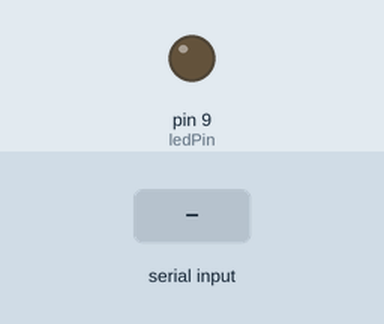
A sketch run on a simulated Arduino Uno, built with avr-gcc and run on an emulated ATmega328P. On the bench: output pins drawn as LEDs (lit = HIGH). Inputs (shaded band) come from the test bench.

Above: at 1.2 s.
1.3 s: "90,45\n" received over Serial
At 2.8 s:
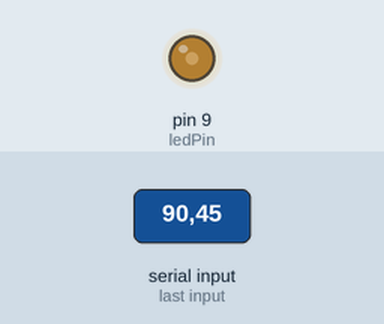
3.8 s: "30,150\n" received over Serial
At 6.0 s:
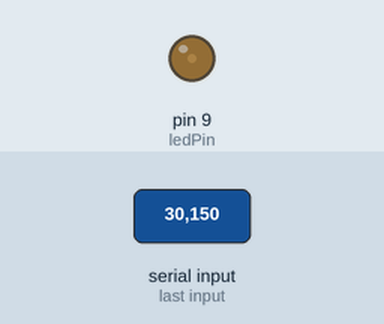
6.3 s: "200\n" received over Serial
At 7.8 s:
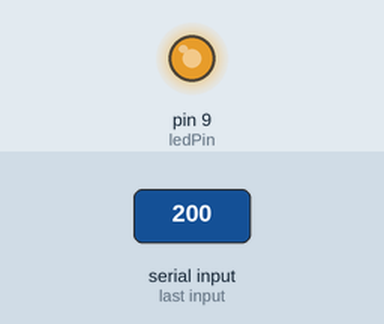
8.8 s: "90\n" received over Serial
At 10.8 s:
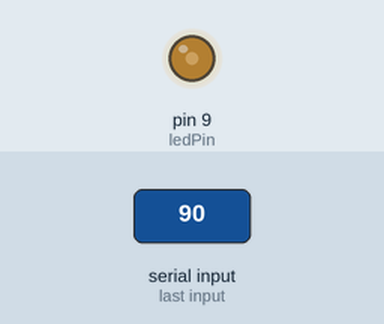
Timing chart, 0 to 12.3 s (numbered marks = the images above; inputs shaded):
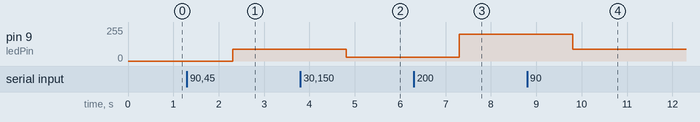

Measured:
- after the input at 1.3 s, pin 9 (ledPin): 0/255 → 90/255 after 1.0 s
- after the input at 3.8 s, pin 9 (ledPin): 90/255 → 30/255 after 1.0 s
- after the input at 6.3 s, pin 9 (ledPin): 30/255 → 200/255 after 1.0 s
- after the input at 8.8 s, pin 9 (ledPin): 200/255 → 90/255 after 1.0 s

The sketch:

example5.ino
```cpp
const int ledPin = 9; // the pin that the LED is attached to
void setup() {
Serial.begin(9600); // initialize the serial communication:
pinMode(ledPin, OUTPUT); // initialize the ledPin as an output:
}
void loop() {
byte brightness; //8-bit number
String a; //incoming message, string format
// check if data has been sent from the computer:
if (Serial.available()) {
a = Serial.readString(); //read from Serial buAer
brightness = a.toInt(); //convert a to integer
analogWrite(ledPin, brightness);
}
} 
```
